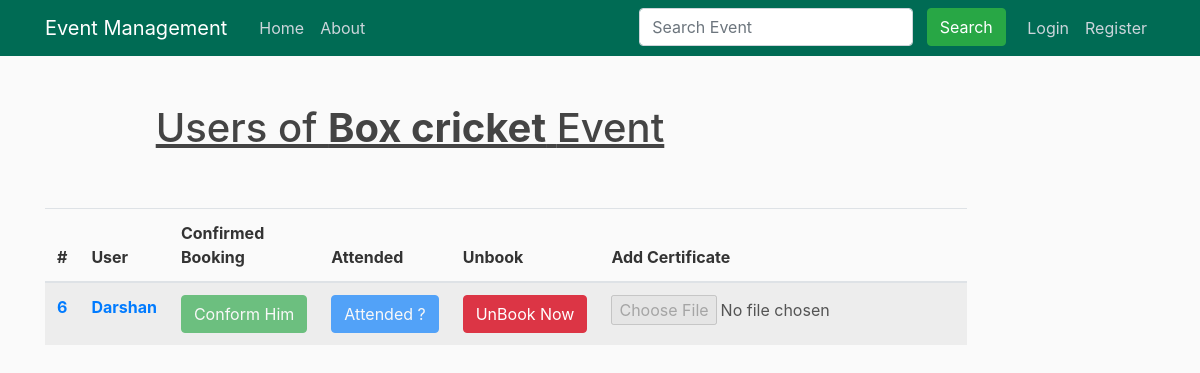
Page /event_user/20 on the committed database.
### event/models.py (models this page shows, shortened)
class Eventlist(models.Model):
    postby = models.ForeignKey(User, on_delete=models.CASCADE, null=True)
    thumbnail = models.ImageField(
        default='event.jpg', null=True, blank=True, upload_to='events_thumbnail')
    title = models.CharField(max_length=100)
    description = models.TextField()
    organizer = models.CharField(max_length=100)
    joiningfees = models.CharField(max_length=10)
    pricemoney = models.CharField(max_length=10)
    members = models.CharField(max_length=5, null=True)
    link = models.CharField(max_length=100)
    Eventtime = models.CharField(max_length=20)
    venue = models.TextField()
    StartingDate = models.DateTimeField(blank=False, null=True)
    Endingdate = models.DateTimeField(blank=False, null=True)
    Category = models.CharField(max_length=50, default="")
    numberofseats = models.CharField(max_length=50, null=True)

class EventBook(models.Model):
    userid = models.CharField(max_length=100)
    eventid = models.CharField(max_length=100)
    booking = models.BooleanField(default=False)
    booking_confirmed = models.BooleanField(default=False)
    attended = models.BooleanField(default=False)
    certificate = models.ImageField(
        default='coming_soon.jpg', null=True, blank=True, upload_to='certificates')

### event/views.py (the view)
# urls.py: path('event_user/<int:event_id>',
def event_user(request, event_id):
    obj = EventBook.objects.filter(eventid=event_id)
    eventdetail = Eventlist.objects.filter(id=event_id)
    userdetail = []
    for x in obj:
        temp = User.objects.get(id=x.userid)
        userdetail.append(temp)  # list of user object for this event
    eventid = event_id
    mylist = zip(obj, userdetail)
    return render(request, 'event/manageEventUser.html', {'obj': obj, 'eventdetail': eventdetail, 'userdetail': userdetail, 'eventid': eventid, 'mylist': mylist})

### event/templates/event/manageEventUser.html (shortened to what this page needs)
{% extends "event/base.html" %}
{% block content %}
{% with name="India" %}
<br />
{% for e in eventdetail %}
{% if e.id == eventid %}
<h1 style="text-align: center;"><u>Users of <b>{{e.title}}</b> Event</u> </h1>
{% endif %}
{% endfor%}
<br />
<br />
<table class="table table-striped">
    <thead class="thead-success">
        <tr>
            <th scope="col">#</th>
            <th scope="col">User</th>
            <th scope="col">Confirmed Booking</th>
            <th scope="col">Attended</th>
            <th scope="col">Unbook</th>
            <th scope="col">Add Certificate</th>
        </tr>
    </thead>
    <tbody>
        {% for u,z in mylist %}
        <tr>
            <th scope="row"><a href="/user_Details/{{z.username}}">{{z.id}}</a></th>
            <th scope="row"><a href="/user_Details/{{z.username}}">{{z.username}}</a></th>
            <td>
                <form action="/event_user/{{eventid}}/{{u.userid}}/conformed" method="POST">
                    {% if u.booking_confirmed %}
                    <input type="submit" class="btn btn-success" name="conform" value="Conform Him"
                        data-toggle="tooltip" title="Click here to confirm booking" disabled>
                    {% else %}
                    <input type="submit" class="btn btn-success" name="conform" value="Conform Him"
                        data-toggle="tooltip" title="Click here to confirm booking">
                    {% endif %}
                </form>
            </td>
            <td>
                <form action="/event_user/{{eventid}}/{{u.userid}}/attended" method="POST">
                    {% if u.attended %}
                    <input type="submit" class="btn btn-primary" name="attended" value="Attended ?"
                        data-toggle="tooltip" title="was user attend the event ? click here if TRUE " disabled>
                    {%else%}
                    <input type="submit" class="btn btn-primary" name="attended" value="Attended ?"
                        data-toggle="tooltip" title="was user attend the event ? click here if TRUE ">
                    {%endif%}
                </form>
            </td>
            <td>
                <form action="/event_user/{{eventid}}/{{u.userid}}/unbooked" method="POST">
                    <input type="submit" class="btn btn-danger" name="unbooked" value="UnBook Now" data-toggle="tooltip"
                        title="Click here to Unbook user for this event">
                </form>
            </td>
            <td>
                <form id="form" enctype="multipart/form-data" action="/event_user/{{eventid}}/{{u.userid}}/certified"
                    method="POST">
                    {% if u.certificate %}
                    <input type="file" id="file" name="myfile" data-toggle="tooltip"
                        title="Certificate already uploaded" disabled>
                    {% else %}
                    <input type="file" id="file" name="myfile">
                    {% endif %}
                </form>
            </td>
        </tr>
        {% endfor %}
    </tbody>
</table>
{% endwith %}
{% endblock content %}

### event/static/event/main.css (style rules this page uses)
body { background: #fafafa; color: #333333; margin-top: 5rem; }
h1, h2, h3, h4, h5, h6 { color: #444444; }

### rows in the picture
Eventlist: title "Box cricket"
EventBook: id "6", username "Darshan"
